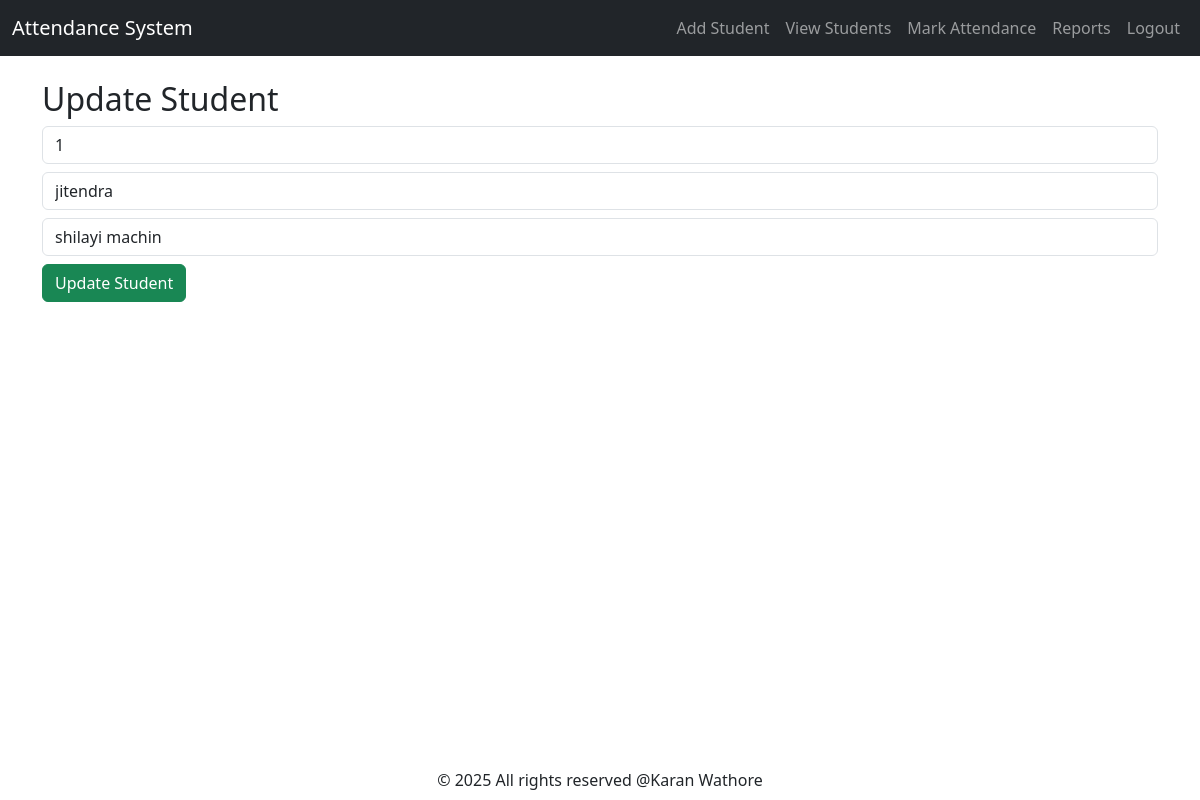
The app's page /update-student/2 (signed in) with its own data.
### tables this page shows
CREATE TABLE students (id INTEGER PRIMARY KEY AUTOINCREMENT,roll_no TEXT UNIQUE,name TEXT,department TEXT,teacher_id INTEGER,FOREIGN KEY (teacher_id) REFERENCES teachers(id));

### app.py (the view, shortened to what this page needs)
@app.route("/update-student/<int:id>", methods=["GET", "POST"])
def update_student(id):
    if "teacher_id" not in session:
        return redirect(url_for("login"))
    con = get_db()
    cur = con.cursor()
    cur.execute(
        "SELECT * FROM students WHERE id=? AND teacher_id=?",
        (id, session["teacher_id"])
    )
    student = cur.fetchone()
    con.close()
    if not student:
        flash("Unauthorized access!", "danger")
        return redirect(url_for("view_students"))
    return render_template("update_student.html", student=student)

### app.py (called while the page is built)
def get_db():
    con = sqlite3.connect(DB_NAME)
    con.row_factory = sqlite3.Row
    return con

### templates/update_student.html (shortened to what this page needs)
<!DOCTYPE html>
<html lang="en">
<head>
</head>
<body>
    {% extends "navi.html" %}
{% block content %}
<h2>Update Student</h2>
<form method="POST">
    <input type="text" name="roll_no" value="{{ student['roll_no'] }}" required class="form-control mb-2">
    <input type="text" name="name" value="{{ student['name'] }}" required class="form-control mb-2">
    <input type="text" name="department" value="{{ student['department'] }}" required class="form-control mb-2">
    <button type="submit" class="btn btn-success">Update Student</button>
</form>
<footer class="footer fixed-bottom text-center py-2">
    © 2025 All rights reserved  @Karan Wathore
</footer>
{% endblock %}

### records on screen
students: roll_no "1", name "jitendra", department "shilayi machin"
